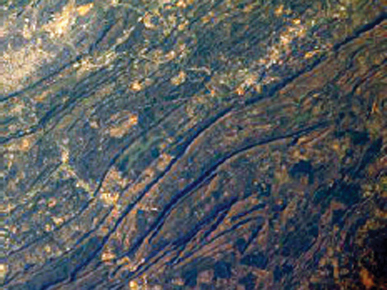
//> input picture Wrinkle_Detection/ridge_test.jpg, 387 x 290 px
$ ./prewitt ridge_test.jpg   (built with g++ and OpenCV 4)
//> lines starting //> are read from the running program, lines starting //| are printed output that depends on the picture; after the words box and inside, x2 and y2 are one past the last pixel; in counts of white or black regions, pixels touching at a corner belong together
#include<iostream>
#include<cmath>
#include<opencv2/imgproc/imgproc.hpp>
#include<opencv2/highgui/highgui.hpp>
#include <Eigen/Dense>
using Eigen::MatrixXd;

using namespace std;
using namespace cv;
using namespace Eigen ;

int applyKernel(const Mat& img, const MatrixXd& kernel,int x,int y)
{
  int r = kernel.rows();
  int c = kernel.cols();
  int sum=0;
  for(int i=-r/2;i<=r/2;i++)
    for(int j=-c/2;j<=c/2;j++)
      sum+=kernel(i+r/2,j+c/2)*img.at<uchar>(x+i,y+j);
    return sum;
}


// [110 lines left out: functions prewitt, roberts, scharr, kirsch, pointFilter, not called in this run]

Mat pointFilter5x5(Mat dst)
{
  Mat ref=dst.clone();
  ref=0;
  MatrixXd kernel(5,5);
  kernel<<1,2,4,2,1,2,-3,-6,-3,2,4,-6,0,-6,4,2,-3,-6,-3,2,1,2,4,2,1;
  for(int x = 2; x < dst.rows - 2; x++){
      for(int y = 2; y < dst.cols - 2; y++){
                int g = applyKernel(dst,kernel, x, y);
                int sum = g;
                sum = sum > 255 ? 255:sum;
                sum = sum < 0 ? 0 : sum;
                ref.at<uchar>(x,y) = sum;
            }
        }
  return ref;
}

// [19 lines left out: function secondOrder, not called in this run]

int main( int argc, char** argv)
{

      Mat src, dst;
      int gx, gy, sum;
      if( argc != 2)
    {
     cout <<" Usage: display_image ImageToLoadAndDisplay" << endl;
     return -1;
    }

      // Load an image
      src = imread(argv[1], 1);
//> src is the input picture: 290 rows x 387 cols, CV_8UC3; mean B, G, R 93.1, 91.3, 87.2
      Mat img_hsv;//=src.clone();
      //cvtColor(src, img_hsv, COLOR_BGR2Lab);
      //cvtColor(src, img_hsv,cv::COLOR_BGR2YCrCb);
      cvtColor(src,img_hsv,CV_RGB2HSV);
//> img_hsv: 290 rows x 387 cols, CV_8UC3; mean H, S, V 63.2, 77.8, 105.3

/*         for ( int i = 1; i < 4; i = i + 2 )
        { GaussianBlur( src, dst, Size( i, i ), 0, 0 );}*/

     /* GaussianBlur(src,dst,Size(3,3),0,0);*/
      std::vector<cv::Mat> channels;
      cv::split(img_hsv, channels);
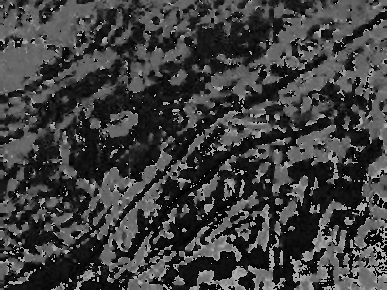
//> channels[0]: 290 rows x 387 cols, CV_8UC1; min 0, max 179, mean 63.2
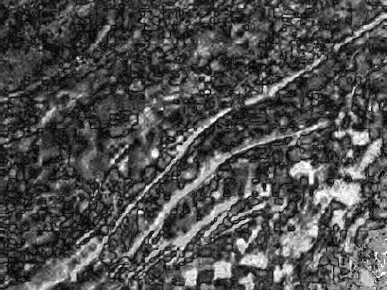
//> channels[1]: 290 rows x 387 cols, CV_8UC1; min 0, max 255, mean 77.8
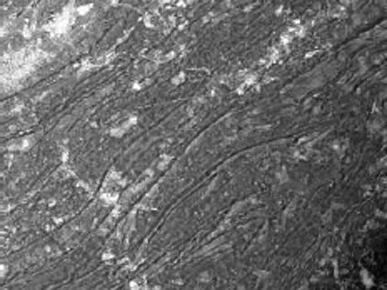
//> channels[2]: 290 rows x 387 cols, CV_8UC1; min 2, max 255, mean 105.3
/*      cv::equalizeHist(channels[0], channels[0]);
      cv::equalizeHist(channels[1], channels[1]);
      cv::equalizeHist(channels[2], channels[2]);*/
      cv::merge(channels,img_hsv);
      dst=channels[2].clone();
      Mat ref=pointFilter5x5(dst);
//> after the loop in pointFilter5x5, `for(int x = 2; x < dst.rows - 2; x++)`:
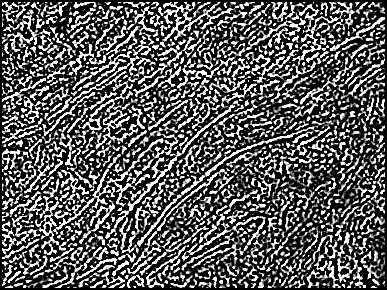
//> ref: 290 rows x 387 cols, CV_8UC1; min 0, max 255, mean 89
      ref=ref>70;
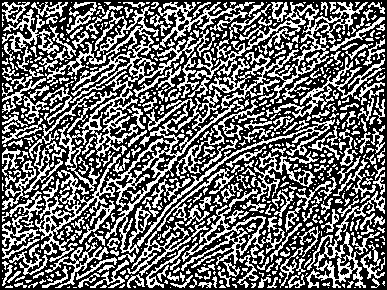
//> ref: 290 rows x 387 cols, CV_8UC1; 41.5% white in thin lines or dots
        int morph_size=1;
        Mat sol=ref.clone();
        Mat element = getStructuringElement( 0, Size( 2*morph_size, 2*morph_size), Point( morph_size, morph_size ) );
        morphologyEx( ref, sol, 2, element );
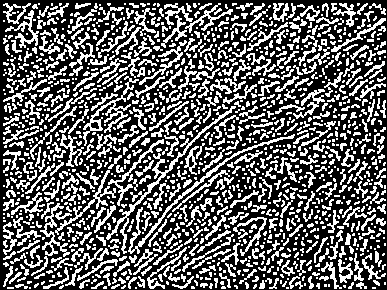
//> sol: 290 rows x 387 cols, CV_8UC1; 37.2% white in thin lines or dots
        namedWindow("final");
        imshow("final", ref);

        namedWindow("initial");
        imshow("initial", dst);

        dst=dst>100;
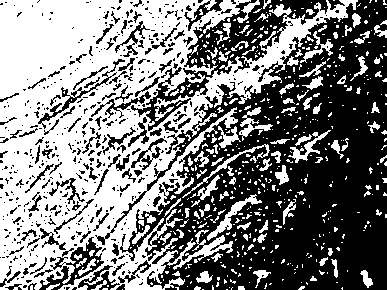
//> dst: 290 rows x 387 cols, CV_8UC1; 49.6% white; 573 white regions (466 under 20 px), largest, box (x1, y1, x2, y2) and area: (0, 0, 358, 290) 46354, (207, 194, 262, 241) 443, (239, 107, 273, 141) 333
        namedWindow("thresholded");
        imshow("thresholded", dst);


// [7 lines of commented-out code are left out]

      waitKey();


    return 0;
}
